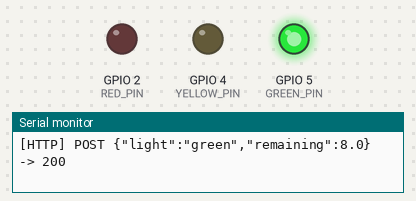
Bench run of a sketch on a simulated ESP32. Shown: output pins drawn as LEDs (lit = HIGH), the last lines printed to the serial monitor. WiFi joins after 1.5 s; servers stay silent unless stated; uploads are accepted with an empty reply.

Above: at 9.1 s.
At 19.0 s:
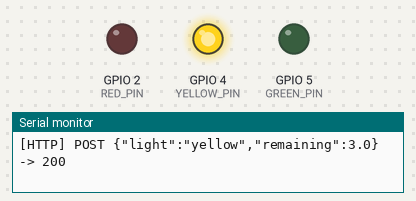
At 31.5 s:
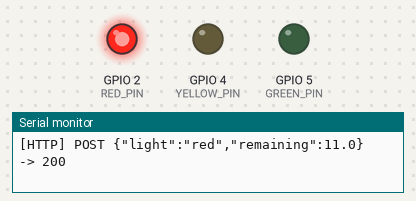
Timing chart, 0 to 53.8 s (numbered marks = the images above):
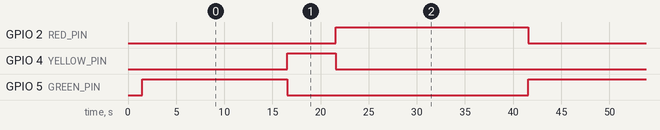

The sketch:

esp32_semaforo.ino
```cpp
/*
  Semáforo con ESP32 + página web.
  --------------------------------
  - Rojo    -> GPIO 2,  20 s
  - Amarillo-> GPIO 4,   5 s
  - Verde   -> GPIO 5,  15 s
  - Secuencia: VERDE (15 s) -> AMARILLO (5 s) -> ROJO (20 s) -> ...
  - En cada cambio y cada 1 s envía POST http://SERVER_IP:8000/api/state
    con {"light":"red|yellow|green","remaining":segundos}
    para que el servidor actualice la página con la cuenta regresiva.

  Conexión (LED + resistencia 220 ohm a GND en cada pin).
  Configura abajo tu WiFi y la IP de este equipo (donde corre `python server.py`).
*/

#include <WiFi.h>
#include <HTTPClient.h>

// ===== CONFIGURA ESTO =====
const char* WIFI_SSID = "TU_WIFI";
const char* WIFI_PASS = "TU_PASSWORD";
const char* SERVER_IP = "192.168.1.100";  // IP de este equipo (ipconfig)
const int   SERVER_PORT = 8000;
// ==========================

const int RED_PIN    = 2;  // requerido
const int YELLOW_PIN = 4;
const int GREEN_PIN  = 5;

const unsigned long GREEN_MS  = 15000;  // 15 s
const unsigned long YELLOW_MS = 5000;   // 5 s
const unsigned long RED_MS    = 20000;  // 20 s

enum Light { L_GREEN, L_YELLOW, L_RED };
Light current = L_GREEN;
unsigned long stateStart = 0;
unsigned long lastHeartbeat = 0;

const char* lightName(Light l) {
  return l == L_GREEN ? "green" : (l == L_YELLOW ? "yellow" : "red");
}

unsigned long lightDuration(Light l) {
  return l == L_GREEN ? GREEN_MS : (l == L_YELLOW ? YELLOW_MS : RED_MS);
}

void applyPins() {
  digitalWrite(RED_PIN,    current == L_RED    ? HIGH : LOW);
  digitalWrite(YELLOW_PIN, current == L_YELLOW ? HIGH : LOW);
  digitalWrite(GREEN_PIN,  current == L_GREEN  ? HIGH : LOW);
}

// Envía el estado actual + segundos restantes al servidor del PC
void sendState() {
  if (WiFi.status() != WL_CONNECTED) return;
  unsigned long elapsed = millis() - stateStart;
  unsigned long total = lightDuration(current);
  float remaining = (elapsed >= total) ? 0 : (total - elapsed) / 1000.0;

  HTTPClient http;
  String url = String("http://") + SERVER_IP + ":" + SERVER_PORT + "/api/state";
  http.begin(url);
  http.addHeader("Content-Type", "application/json");
  String body = String("{\"light\":\"") + lightName(current)
              + String("\",\"remaining\":") + String(remaining, 1) + String("}");
  int code = http.POST(body);
  Serial.printf("[HTTP] POST %s -> %d\n", body.c_str(), code);
  http.end();
}

void setLight(Light l) {
  current = l;
  stateStart = millis();
  lastHeartbeat = millis();
  applyPins();
  Serial.printf("[SEMAFORO] %s (%lu s)\n", lightName(current), lightDuration(current) / 1000);
  sendState();
}

void setup() {
  Serial.begin(115200);
  pinMode(RED_PIN, OUTPUT);
  pinMode(YELLOW_PIN, OUTPUT);
  pinMode(GREEN_PIN, OUTPUT);

  Serial.printf("Conectando a WiFi %s ...\n", WIFI_SSID);
  WiFi.mode(WIFI_STA);
  WiFi.begin(WIFI_SSID, WIFI_PASS);
  while (WiFi.status() != WL_CONNECTED) {
    delay(500);
    Serial.print(".");
  }
  Serial.printf("\nWiFi OK. IP ESP32: %s -> servidor http://%s:%d\n",
                WiFi.localIP().toString().c_str(), SERVER_IP, SERVER_PORT);

  setLight(L_GREEN);  // arranca en verde
}

void loop() {
  if (WiFi.status() != WL_CONNECTED) {
    WiFi.reconnect();
    delay(1000);
    return;
  }
  unsigned long now = millis();

  // Cambio de estado al cumplirse la duración
  if (now - stateStart >= lightDuration(current)) {
    if (current == L_GREEN)       setLight(L_YELLOW);
    else if (current == L_YELLOW) setLight(L_RED);
    else                          setLight(L_GREEN);
  }
  // Heartbeat 1 s para la cuenta regresiva en vivo
  else if (now - lastHeartbeat >= 1000) {
    lastHeartbeat = now;
    sendState();
  }
  delay(50);
}
```

Measured:
- by itself, GPIO 2 (RED_PIN): alternates HIGH for 20.0 s and LOW for 20.1 s
- by itself, GPIO 4 (YELLOW_PIN): alternates HIGH for 5.0 s and LOW for 35.1 s
- by itself, GPIO 5 (GREEN_PIN): alternates HIGH for 15.0 s and LOW for 25.0 s
